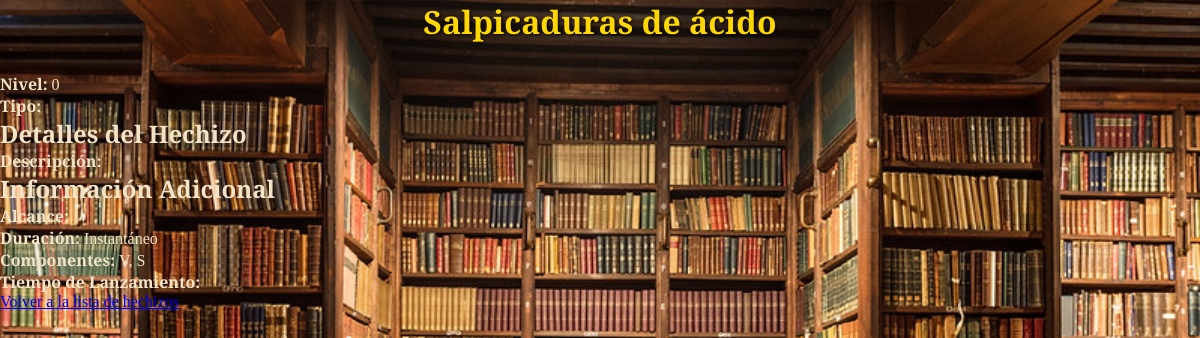
/detalles_hechizo.php?id=495, run on the app's committed database.
### tables this page shows
CREATE TABLE `hechizos` (
  `id` int(11) NOT NULL,
  `clase_id` int(11) NOT NULL,
  `nombre` varchar(100) NOT NULL,
  `nivel` int(11) NOT NULL,
  `escuela` varchar(50) DEFAULT NULL,
  `tiempo_casting` varchar(100) DEFAULT NULL,
  `gama` varchar(100) DEFAULT NULL,
  `duracion` varchar(100) DEFAULT NULL,
  `componentes` varchar(100) DEFAULT NULL,
  `enlace` text DEFAULT NULL
);

### detalles_hechizo.php (the view, shortened to what this page needs)
<?php
require_once 'conexion.php';
if (isset($_GET['id'])) {
    $hechizo_id = intval($_GET['id']);
    $query = "SELECT * FROM hechizos WHERE id = ?";
    $stmt = $pdo->prepare($query);
    $stmt->execute([$hechizo_id]);
    $hechizo = $stmt->fetch();
} else {
    echo "<p>ID de hechizo no proporcionado.</p>";
    exit();
}
?>
<!DOCTYPE html>
<html lang="es">
<head>
    <link rel="stylesheet" href="hechizos.css">
</head>
<body>
    <h1><?php echo htmlspecialchars($hechizo['nombre']); ?></h1>
    <p><strong>Nivel:</strong> <?php echo htmlspecialchars($hechizo['nivel']); ?></p>
    <p><strong>Tipo:</strong> <?php echo htmlspecialchars($hechizo['tipo']); ?></p>
    <h2>Detalles del Hechizo</h2>
    <p><strong>Descripción:</strong></p>
    <h2>Información Adicional</h2>
    <p><strong>Alcance:</strong> <?php echo htmlspecialchars($hechizo['alcance']); ?></p>
    <p><strong>Duración:</strong> <?php echo htmlspecialchars($hechizo['duracion']); ?></p>
    <p><strong>Componentes:</strong> <?php echo htmlspecialchars($hechizo['componentes']); ?></p>
    <p><strong>Tiempo de Lanzamiento:</strong> <?php echo htmlspecialchars($hechizo['tiempo_lanzamiento']); ?></p>
    <a href="hechizos.php">Volver a la lista de hechizos</a>
</body>
</html>

### hechizos.css (style rules this page uses)
* { margin: 0; padding: 0; box-sizing: border-box; }
body { font-family: 'Cinzel', serif; background: #1a1a1a url('imagenes/Biblio.png') repeat; background-size: cover; color: #f3e4c7; padding: 0; margin: 0; }
h1 { text-align: center; font-size: 32px; margin-bottom: 30px; color: #ffd700; text-shadow: 1px 1px 3px #000; }

### data on the page
hechizos: nombre "Salpicaduras de ácido", nivel "0", duracion "Instantáneo", componentes "V, S"
